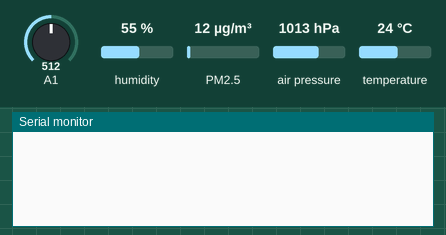
Recording of a sketch running on a simulated Arduino Uno, built with avr-gcc and run on an emulated ATmega328P. On the bench: the last lines printed to the serial monitor. Wiring (inferred from the names in the program): dust sensor: data pin 8. The test bench sets the inputs (shaded band); at power-on: humidity 55 %, PM2.5 12 µg/m³, air pressure 1013 hPa, A1 = 512, temperature 24 °C.

Above: at 1.2 s.
1.3 s: humidity set to 22 %
At 2.6 s:
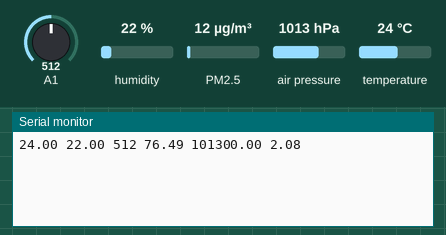
6.9 s: PM2.5 set to 6 µg/m³
At 7.9 s:
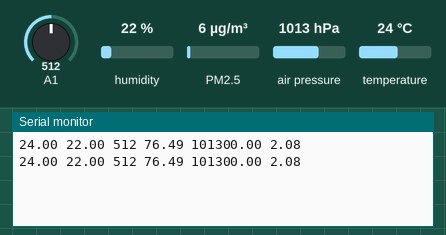
8.4 s: air pressure set to 952 hPa
At 9.6 s:
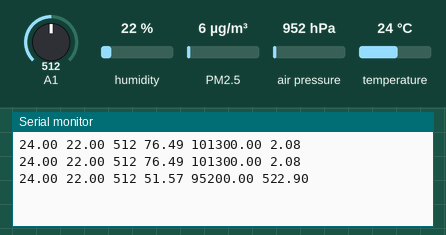
9.9 s: A1 set to 716
11.4 s: temperature set to 12 °C
At 12.3 s:
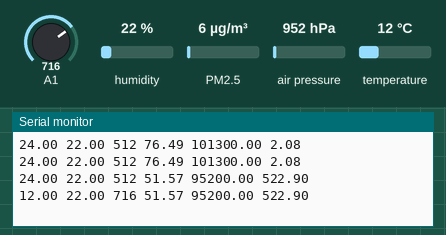
12.9 s: PM2.5 set to 75 µg/m³
At 15.23 s:
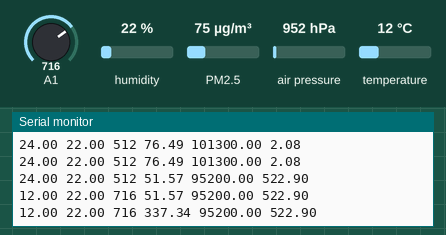
Timing chart, 0 to 15.4 s (numbered marks = the images above; inputs shaded):
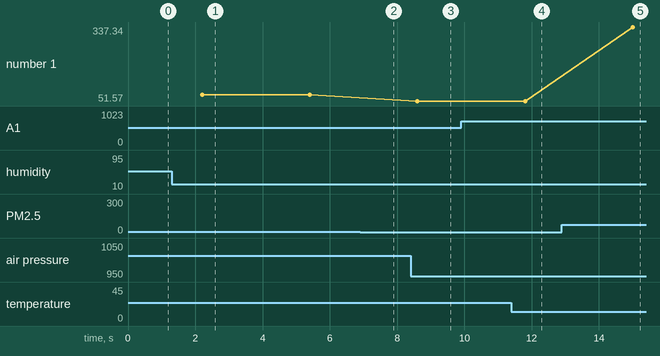

Measured:
- after the input at 1.3 s, the serial monitor: prints a new line after 0.90 s (image 1)
- after the input at 8.4 s, the serial monitor: prints a new line after 0.20 s (image 3)
- after the input at 11.4 s, the serial monitor: prints a new line after 0.40 s (image 4)
- after the input at 12.9 s, the serial monitor: prints a new line after 2.1 s (image 5)
- plotted number 1: 51.57 → 337.34 after the input at 12.9 s

The sketch:

Assignment_2.ino
```cpp
#include <DHT.h>
#include <Adafruit_Sensor.h>
#include <Adafruit_BMP280.h>

Adafruit_BMP280 bmp; // I2C

//Constants
#define DHTPIN 7     // what pin we're connected to
#define DHTTYPE DHT22   // DHT 22  (AM2302)
DHT dht(DHTPIN, DHTTYPE); //// Initialize DHT sensor for normal 16mhz Arduino


//Variables
int chk;
float hum;  //Stores humidity value
float temp; //Stores temperature value
int light; //Stores light sensor value
int pin = 8;
unsigned long duration;
unsigned long starttime;
unsigned long sampletime_ms = 2000;
unsigned long lowpulseoccupancy = 0;
float ratio = 0;
float concentration = 0;
float pressure;
float altitude;

void setup() {
  Serial.begin(9600);
  pinMode(A1,INPUT);
  pinMode(8,INPUT);
//starttime = millis();
  dht.begin();
  bmp.begin();
}


void loop() {
    delay(2000);
    //Read data and store it to variables hum and temp
    hum = dht.readHumidity();
    temp= dht.readTemperature();
    light=analogRead(A1);
    duration = pulseIn(pin, LOW);
    lowpulseoccupancy = lowpulseoccupancy+duration;
    if ((millis()-starttime) >= sampletime_ms) //if the sampel time = = 30s
    {
      ratio = lowpulseoccupancy/(sampletime_ms*10.0);
      concentration = 1.1*pow(ratio,3)-3.8*pow(ratio,2)+520*ratio+0.62;
      lowpulseoccupancy = 0;
      starttime = millis();
    }
    pressure = bmp.readPressure();
    altitude = bmp.readAltitude(1013.25);
    String str_Payload;

    str_Payload += String(temp);
    str_Payload += " " + String(hum);
    str_Payload += " " + String(light);
    str_Payload += " " + String(concentration);
    str_Payload += " " + String(pressure);
    str_Payload += " " + String(altitude);
    str_Payload += " ";

    byte Payload[str_Payload.length()];
    int LengthFrameAPI = 18 + sizeof(Payload);
    int LengthPayload = sizeof(Payload);

    Serial.println(str_Payload);

    delay(1000); //Delay 2 sec.
}
```
